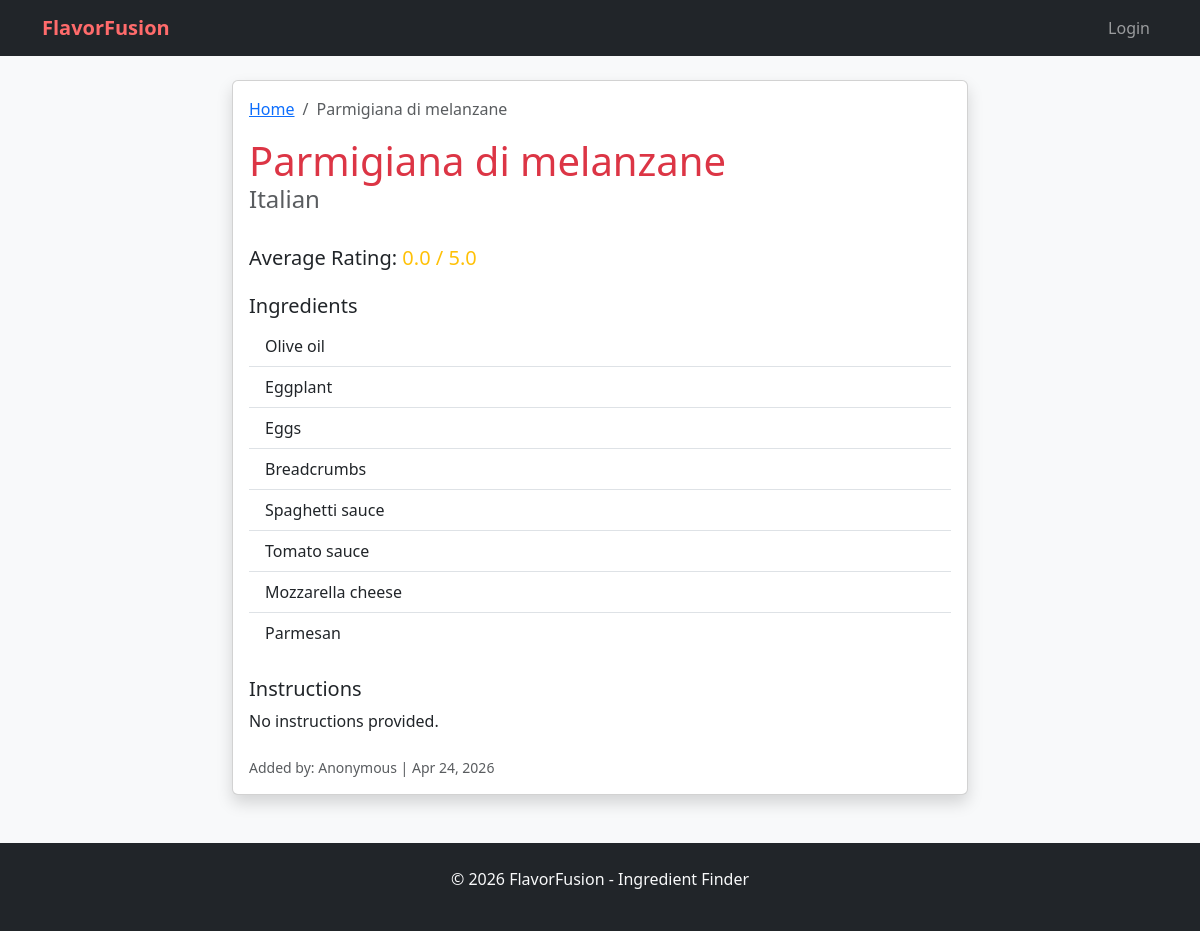
The app's page /recipe/2/ with its own data.
### recipes/models.py (models this page shows, shortened)
class Recipe(models.Model):
    title = models.CharField(max_length=200)
    country = models.ForeignKey(Country, on_delete=models.CASCADE, related_name='recipes')
    ingredients = models.ManyToManyField(Ingredient, related_name='recipes')
    dietary_tags = models.ManyToManyField(DietaryTag, related_name='recipes', blank=True)
    instructions = models.TextField(blank=True)
    author = models.ForeignKey(User, on_delete=models.SET_NULL, null=True, blank=True)
    created_at = models.DateTimeField(auto_now_add=True)
    calories = models.PositiveIntegerField(null=True, blank=True, help_text="Calories per serving")
    protein = models.PositiveIntegerField(null=True, blank=True, help_text="Protein (g) per serving")
    carbs = models.PositiveIntegerField(null=True, blank=True, help_text="Carbs (g) per serving")
    fat = models.PositiveIntegerField(null=True, blank=True, help_text="Fat (g) per serving")
    @property
    def average_rating(self):
        ratings = self.ratings.all()
        if not ratings:
            return 0
        return sum(r.score for r in ratings) / len(ratings)

class Country(models.Model):
    name = models.CharField(max_length=100, unique=True)

class Ingredient(models.Model):
    name = models.CharField(max_length=200, unique=True)

### recipes/views.py (the view)
# urls.py: path('recipe/<int:pk>/', views.recipe_detail, name='recipe_detail'),
def recipe_detail(request, pk):
    recipe = get_object_or_404(Recipe, pk=pk)
    is_favorite = False
    if request.user.is_authenticated:
        is_favorite = Favorite.objects.filter(user=request.user, recipe=recipe).exists()
    return render(request, 'recipes/recipe_detail.html', {
        'recipe': recipe,
        'is_favorite': is_favorite,
        'stars': range(1, 6)
    })

### templates/recipes/recipe_detail.html (shortened to what this page needs)
{% extends 'base.html' %}
{% block content %}
<div class="row justify-content-center">
    <div class="col-md-8">
        <div class="card shadow">
            <div class="card-body">
                <nav aria-label="breadcrumb">
                  <ol class="breadcrumb">
                    <li class="breadcrumb-item"><a href="{% url 'home' %}">Home</a></li>
                    <li class="breadcrumb-item active" aria-current="page">{{ recipe.title }}</li>
                  </ol>
                </nav>
                <div class="d-flex justify-content-between align-items-center mb-4">
                    <div>
                        <h1 class="card-title text-danger mb-0">{{ recipe.title }}</h1>
                        <h4 class="text-muted">{{ recipe.country.name }}</h4>
                    </div>
                </div>
                <div class="mb-4">
                    <h5>Average Rating: <span class="text-warning">{{ recipe.average_rating|floatformat:1 }} / 5.0</span></h5>
                </div>
                <div class="mb-4">
                    <h5>Ingredients</h5>
                    <ul class="list-group list-group-flush">
                        {% for ingredient in recipe.ingredients.all %}
                            <li class="list-group-item">{{ ingredient.name }}</li>
                        {% endfor %}
                    </ul>
                </div>
                <div class="mb-4">
                    <h5>Instructions</h5>
                    <p class="card-text" style="white-space: pre-wrap;">{{ recipe.instructions|default:"No instructions provided." }}</p>
                </div>
                <div class="text-muted small">
                    Added by: {{ recipe.author.username|default:"Anonymous" }} | {{ recipe.created_at|date:"M d, Y" }}
                </div>
            </div>
        </div>
    </div>
</div>
{% endblock %}

### templates/base.html (shortened to what this page needs)
<!DOCTYPE html>
<html lang="en">
<head>
    <link href="https://cdn.jsdelivr.net/npm/bootstrap@5.3.0/dist/css/bootstrap.min.css" rel="stylesheet">
</head>
<body>
    <nav class="navbar navbar-expand-lg navbar-dark bg-dark mb-4">
        <div class="container">
            <a class="navbar-brand" href="{% url 'home' %}">FlavorFusion</a>
            <div class="navbar-nav ms-auto text-center">
                {% if user.is_authenticated %}
                    <a class="nav-link btn btn-outline-danger btn-sm text-light me-3 px-3" href="{% url 'add_recipe' %}">+ Add Recipe</a>
                    <span class="nav-link text-light">Welcome, {{ user.username }}</span>
                    <a class="nav-link" href="{% url 'admin:index' %}">Admin</a>
                    <form method="post" action="{% url 'admin:logout' %}" class="d-inline">
                        {% csrf_token %}
                        <button type="submit" class="btn btn-link nav-link">Logout</button>
                    </form>
                {% else %}
                    <a class="nav-link" href="{% url 'admin:login' %}">Login</a>
                {% endif %}
            </div>
        </div>
    </nav>
    <div class="container">
        {% block content %}{% endblock %}
    </div>
    <footer class="bg-dark text-light py-4 mt-5">
        <div class="container text-center">
            <p>&copy; 2026 FlavorFusion - Ingredient Finder</p>
        </div>
    </footer>
</body>
</html>

### templates/base.html (style rules this page uses)
body { background-color: #f8f9fa; }
.navbar-brand { font-weight: bold; color: #ff6b6b !important; }

### records on screen
Recipe: title "Parmigiana di melanzane", country.name "Italian", average_rating "0.0", instructions "No instructions provided.", author.username "Anonymous", created_at "Apr 24, 2026"
Ingredient: name "Olive oil"
Ingredient: name "Eggplant"
Ingredient: name "Eggs"
Ingredient: name "Breadcrumbs"
Ingredient: name "Spaghetti sauce"
Ingredient: name "Tomato sauce"
Ingredient: name "Mozzarella cheese"
Ingredient: name "Parmesan"
